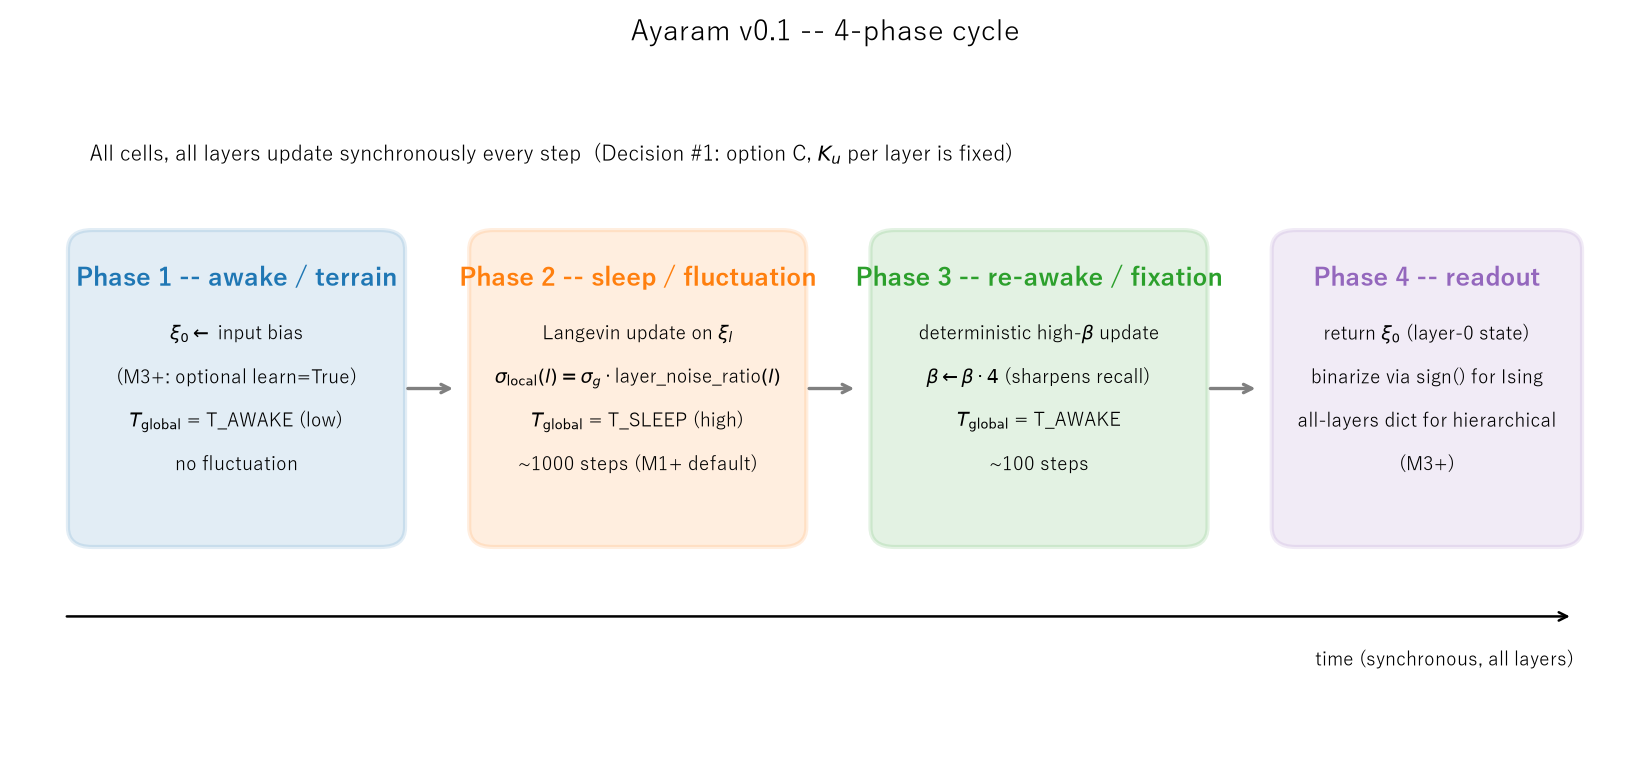

Source code (Python):
"""Render the 4-phase cycle conceptual schematic for the v0.1 docs.

Produces ``docs/cycle_concept.png`` -- a single matplotlib figure that
shows Phase 1 / 2 / 3 / 4 as labelled blocks on a timeline, with the role
of each phase, the per-layer T_global value, and the dominant operator
during that phase. Used as a figure in the M5 evaluation report and
linked from ``docs/design_decisions.md``.
"""

from __future__ import annotations

import os
import sys

import matplotlib

matplotlib.use("Agg")
matplotlib.rcParams["font.family"] = [
    "Yu Gothic",
    "Meiryo",
    "MS Gothic",
    "Noto Sans JP",
    "DejaVu Sans",
]
matplotlib.rcParams["axes.unicode_minus"] = False
import matplotlib.patches as mpatches
import matplotlib.pyplot as plt

_HERE = os.path.dirname(os.path.abspath(__file__))


def render(out_path: str | None = None) -> str:
    out_path = out_path or os.path.join(_HERE, "cycle_concept.png")
    fig, ax = plt.subplots(figsize=(11, 5.2))
    ax.set_xlim(0, 12)
    ax.set_ylim(0, 6)
    ax.set_axis_off()

    phases = [
        (
            0.4, 2.8,
            "Phase 1 -- awake / terrain",
            "tab:blue",
            [
                r"$\xi_0 \leftarrow$ input bias",
                r"(M3+: optional learn=True)",
                r"$T_{\rm global}$ = T_AWAKE (low)",
                r"no fluctuation",
            ],
        ),
        (
            3.4, 5.8,
            "Phase 2 -- sleep / fluctuation",
            "tab:orange",
            [
                r"Langevin update on $\xi_l$",
                r"$\sigma_{\rm local}(l) = \sigma_g \cdot $layer_noise_ratio$(l)$",
                r"$T_{\rm global}$ = T_SLEEP (high)",
                r"~1000 steps (M1+ default)",
            ],
        ),
        (
            6.4, 8.8,
            "Phase 3 -- re-awake / fixation",
            "tab:green",
            [
                r"deterministic high-$\beta$ update",
                r"$\beta \leftarrow \beta \cdot 4$ (sharpens recall)",
                r"$T_{\rm global}$ = T_AWAKE",
                r"~100 steps",
            ],
        ),
        (
            9.4, 11.6,
            "Phase 4 -- readout",
            "tab:purple",
            [
                r"return $\xi_0$ (layer-0 state)",
                r"binarize via sign() for Ising",
                r"all-layers dict for hierarchical",
                r"(M3+)",
            ],
        ),
    ]

    for x0, x1, title, color, bullets in phases:
        rect = mpatches.FancyBboxPatch(
            (x0, 2.0),
            x1 - x0,
            2.8,
            boxstyle="round,pad=0.06,rounding_size=0.18",
            edgecolor=color,
            facecolor=color,
            alpha=0.13,
            linewidth=2,
        )
        ax.add_patch(rect)
        ax.text(
            (x0 + x1) / 2,
            4.55,
            title,
            ha="center",
            va="top",
            fontsize=12,
            fontweight="bold",
            color=color,
        )
        for i, txt in enumerate(bullets):
            ax.text(
                (x0 + x1) / 2,
                4.0 - 0.4 * i,
                txt,
                ha="center",
                va="top",
                fontsize=9,
            )

    # Arrow between phases
    for x0, x1, *_ in phases[:-1]:
        ax.annotate(
            "",
            xy=(x1 + 0.45, 3.4),
            xytext=(x1 + 0.05, 3.4),
            arrowprops={"arrowstyle": "->", "lw": 1.6, "color": "gray"},
        )

    # Time axis
    ax.annotate(
        "",
        xy=(11.6, 1.3),
        xytext=(0.3, 1.3),
        arrowprops={"arrowstyle": "->", "lw": 1.2, "color": "black"},
    )
    ax.text(
        11.6, 1.0, "time (synchronous, all layers)",
        ha="right", va="top", fontsize=9, color="black",
    )

    # All-layer band
    ax.text(
        0.5,
        5.5,
        "All cells, all layers update synchronously every step  "
        r"(Decision #1: option C, $K_u$ per layer is fixed)",
        fontsize=10,
        color="black",
    )

    fig.suptitle(
        "Ayaram v0.1 -- 4-phase cycle",
        fontsize=14,
    )
    fig.tight_layout(rect=(0, 0, 1, 0.96))
    os.makedirs(os.path.dirname(out_path), exist_ok=True)
    fig.savefig(out_path, dpi=150)
    plt.close(fig)
    print(f"saved {out_path}")
    return out_path


if __name__ == "__main__":
    target = sys.argv[1] if len(sys.argv) > 1 else None
    render(target)
